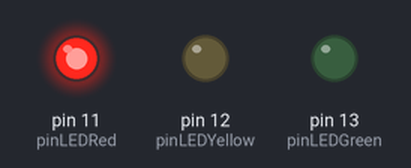
Recording of a sketch running on a simulated Arduino Uno, built with avr-gcc and run on an emulated ATmega328P. Shown: output pins drawn as LEDs (lit = HIGH).

Above: at 2.5 s.
At 7.5 s:
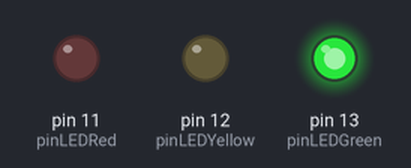
At 11.0 s:
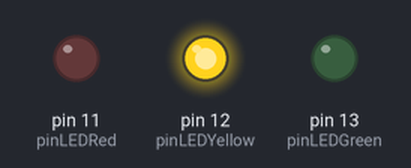
Timing chart, 0 to 15.6 s (numbered marks = the images above):
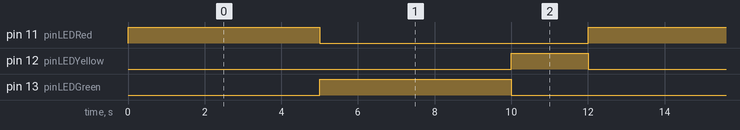

Measured:
- by itself, pin 11 (pinLEDRed), pin 13 (pinLEDGreen): alternates HIGH for 5.0 s and LOW for 7.0 s
- by itself, pin 12 (pinLEDYellow): alternates HIGH for 2.0 s and LOW for 10.0 s
- by itself, everything shown: repeats every 12.0 s, in 4 steps

The sketch:

semaforo.ino
```cpp
// Definir los pines de los LEDs
const int pinLEDRed = 11;
const int pinLEDYellow = 12;
const int pinLEDGreen = 13;

// Duración de cada fase del semáforo (en milisegundos)
const unsigned long durationRed = 5000;     // 5 segundos
const unsigned long durationYellow = 2000;  // 2 segundos
const unsigned long durationGreen = 5000;   // 5 segundos

void setup() {
  // Configurar los pines de los LEDs como salidas
  pinMode(pinLEDRed, OUTPUT);
  pinMode(pinLEDYellow, OUTPUT);
  pinMode(pinLEDGreen, OUTPUT);
}

void loop() {
  // Encender la luz roja
  digitalWrite(pinLEDRed, HIGH);
  delay(durationRed);
  digitalWrite(pinLEDRed, LOW);

  // Encender la luz verde
  digitalWrite(pinLEDGreen, HIGH);
  delay(durationGreen);
  digitalWrite(pinLEDGreen, LOW);

  // Encender la luz amarilla
  digitalWrite(pinLEDYellow, HIGH);
  delay(durationYellow);
  digitalWrite(pinLEDYellow, LOW);
}
```
